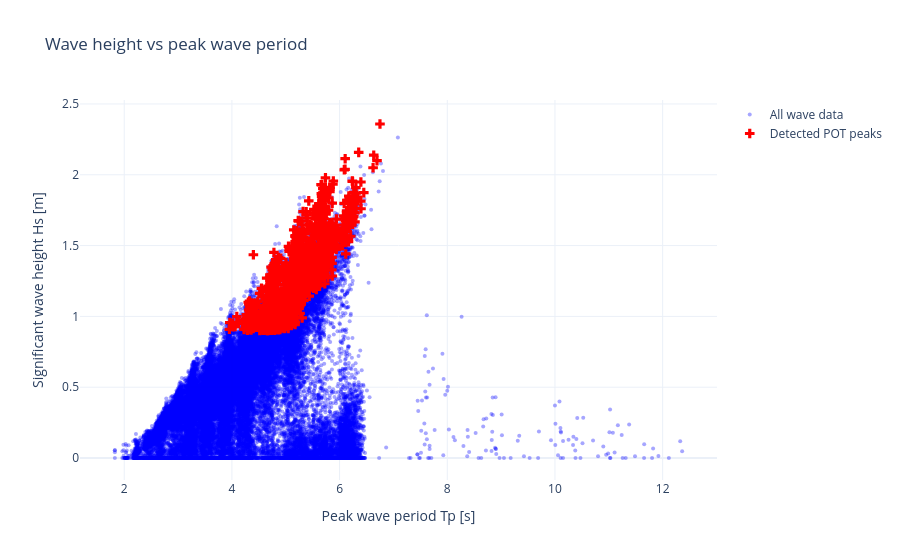

Here is the notebook cell this chart was saved with:
### Code cell
# ============================================================
# SCATTERPLOT: PERIOD VS WAVE HEIGHT
# Full dataset + detected POT peaks
# ============================================================

import plotly.graph_objects as go

# Use the correct period column
period_series = wave_data["Peak_period"]

fig = go.Figure()

# All wave data points
fig.add_trace(go.Scatter(
    x=period_series,
    y=time_series,
    mode="markers",
    marker=dict(
        size=4,
        opacity=0.35,
        color="blue"
    ),
    name="All wave data"
))

# POT peaks with corresponding period at the same index/timestamp
fig.add_trace(go.Scatter(
    x=period_series.iloc[indices],
    y=pot_maxima.values,
    mode="markers",
    marker=dict(
        size=8,
        color="red",
        symbol="cross"
    ),
    name="Detected POT peaks"
))

fig.update_layout(
    title="Wave height vs peak wave period",
    xaxis_title="Peak wave period Tp [s]",
    yaxis_title="Significant wave height Hs [m]",
    template="plotly_white"
)

fig.show()

### Figure 1 — Plotly figure (JSON) as saved in the notebook; plotly's stock layout.template omitted (floating-point values rounded to 4 significant figures; data arrays with more than 128 entries replaced by an {"elided": "..."} marker saying what was removed)
{"data": [{"marker": {"color": "blue", "opacity": 0.35, "size": 4}, "mode": "markers", "name": "All wave data", "type": "scatter", "x": {"elided": "42372 float values"}, "y": {"elided": "42372 float values"}}, {"marker": {"color": "red", "size": 8, "symbol": "cross"}, "mode": "markers", "name": "Detected POT peaks", "type": "scatter", "x": {"elided": "1408 float values"}, "y": {"elided": "1408 float values"}}], "layout": {"title": {"text": "Wave height vs peak wave period"}, "xaxis": {"title": {"text": "Peak wave period Tp [s]"}}, "yaxis": {"title": {"text": "Significant wave height Hs [m]"}}}}
